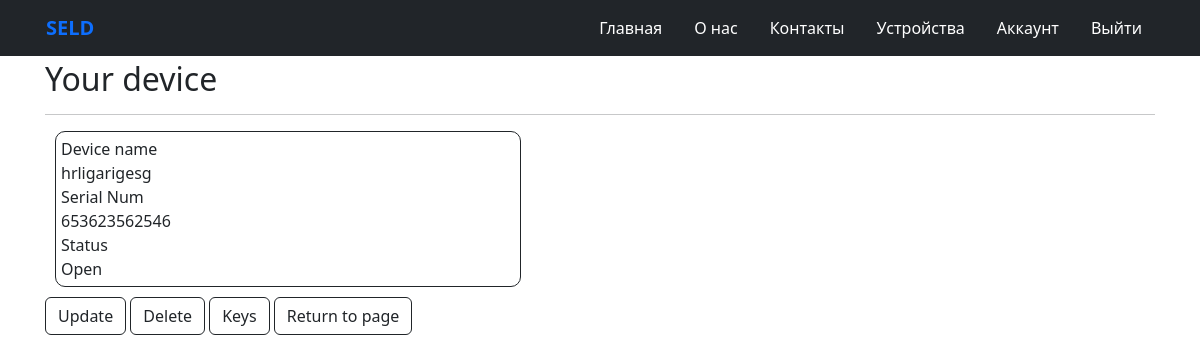
/your_device/95/ (signed in), run on the app's committed database.
### app/models.py (models this page shows, shortened)
class DeviceModel(models.Model):
    device_name = models.CharField(max_length=255)
    serial_num = models.CharField(max_length=255, unique=True)
    status = models.CharField(max_length=10, default="Close")
    user = UserForeignKey(auto_user_add=True)
    objects = models.Manager()

### app/views.py (the view)
class DeviceDetailView(DetailView):
    model = DeviceModel
    template_name = 'app/your_device.html'
    context_object_name = 'data'

### app/templates/app/your_device.html
{% extends 'app/layout.html'%}
{% block safe %}
<h2>Your device</h2>
<hr />
<div class="block-form">
    <div class="form-group">
        <label class="col-md-3 control-label">Device name</label>
        <div class="col-md-20">
            {{ data.device_name }}
        </div>
    </div>
    <div class="form-group">
        <label class="col-md-3 control-label">Serial Num</label>
        <div class="col-md-20">
            {{ data.serial_num }}
        </div>
    </div>
    <div class="form-group">
        <label class="col-md-3 control-label">Status</label>
        <div class="col-md-20">
            {{ data.status }}
        </div>
    </div>
</div>
<div>
    <a href="{% url 'update_form' data.id %}" class="col-md-offset-1 btn btn-outline-dark">Update</a>
    <a href="{% url 'delete_form' data.id %}" class="col-md-offset btn btn-outline-dark">Delete</a>
    <a href="{% url 'keys' data.id %}" class="col-md-offset btn btn-outline-dark">Keys</a>
    <a href="{% url 'devices' %}" class="col-md-offset btn btn-outline-dark">Return to page</a>
</div>
{% endblock %}

### app/static/app/content/site.css (style rules this page uses)
body { padding-top: 50px; padding-bottom: 20px; }

### app/static/app/content/style.css (style rules this page uses)
h2 { margin: 10px 0 0 0; }
.block-form { border-radius: 10px; border: 1px solid; padding: 5px; width: 42%; margin: 10px; }

### data on the page
DeviceModel: device_name "hrligarigesg", serial_num "653623562546", status "Open"
